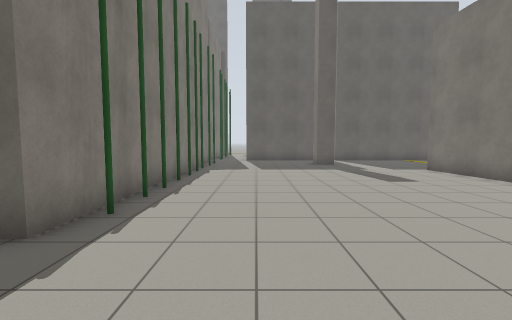
View 1 (above)

22 first-person views from a walk through a robot-simulator world made for Gazebo. The camera is 1.2 m above the floor, tilts 4° down and sees 90° across. The floor is counted in squares, 1 m on a side. Each view is taken from the middle of a square. On the plan, view 1 faces up. The plan holds only what a view shows up to about 12 squares ahead; the rest is blank. The place goes on beyond the plan.

View 2
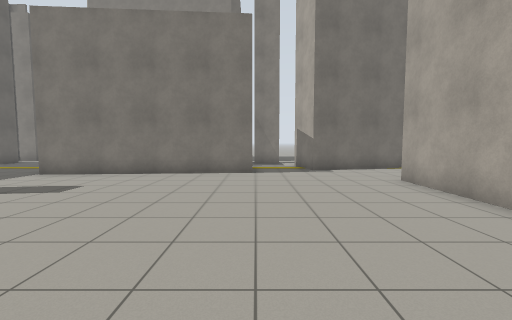

View 3
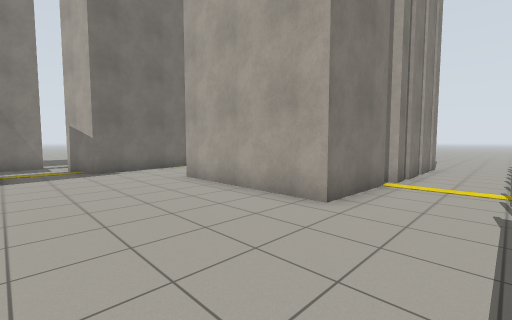

View 4
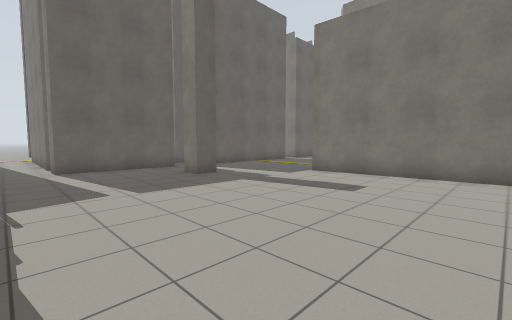

View 5
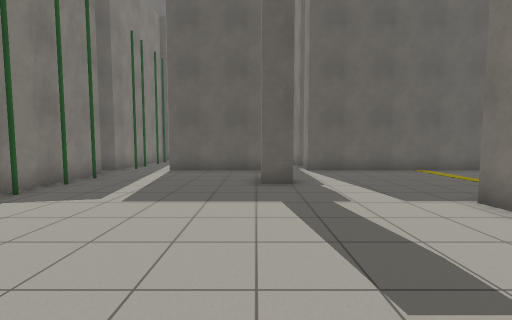

View 6
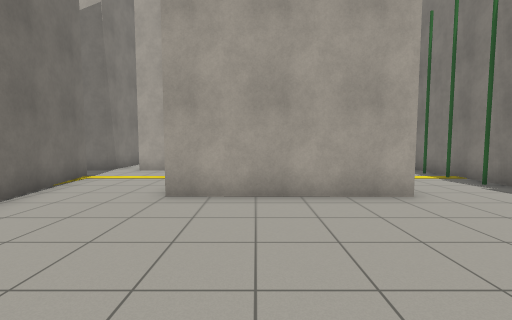

View 7
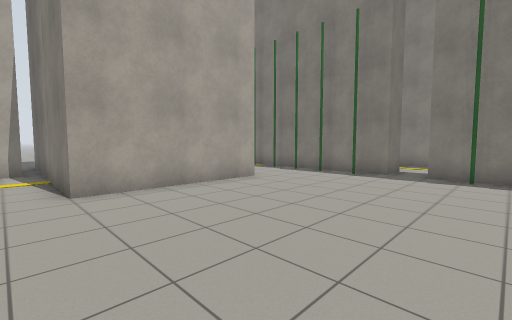

View 8
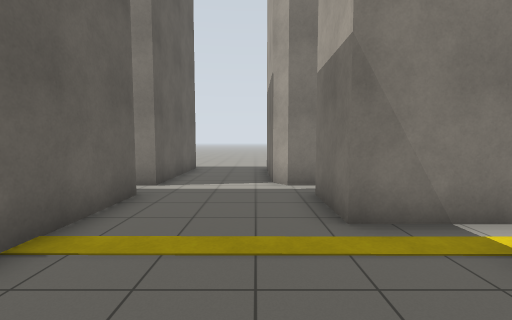

View 9
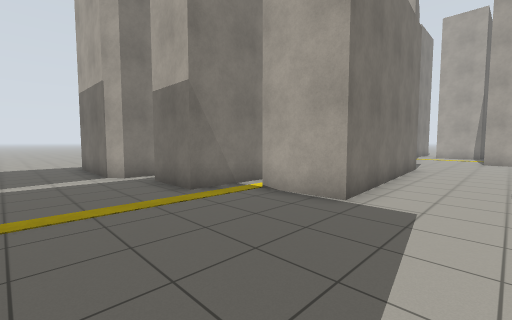

View 10
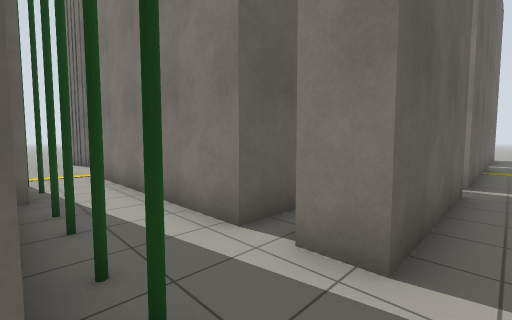

View 11
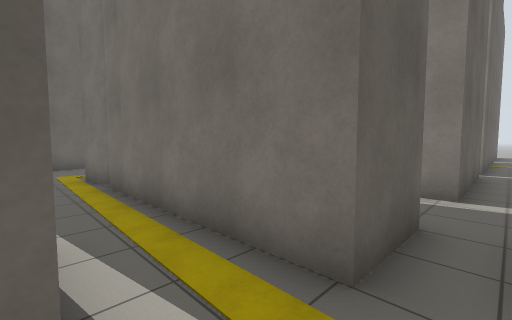

View 12
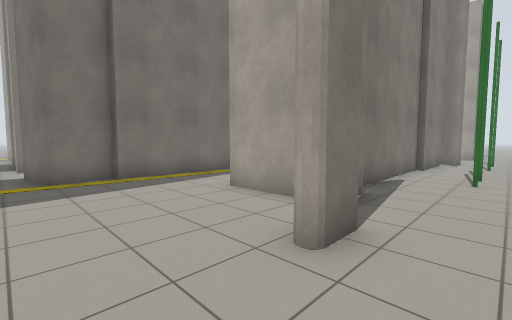

View 13
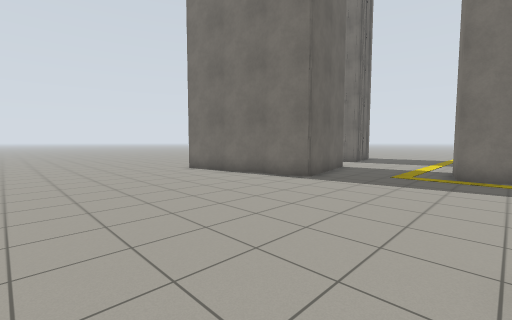

View 14
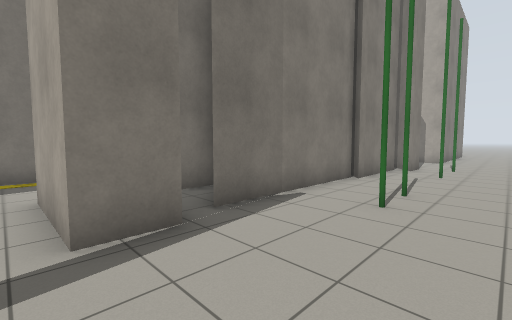

View 15
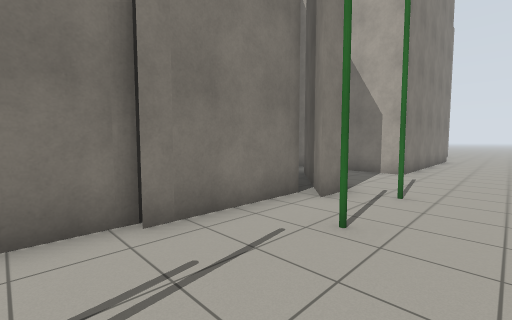

View 16
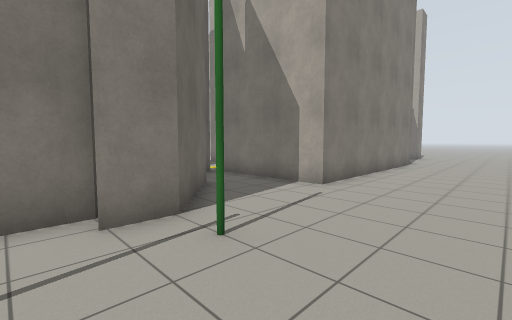

View 17
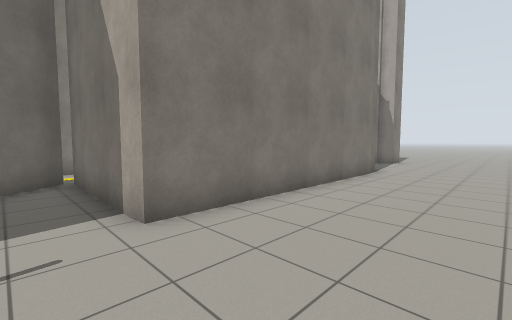

View 18
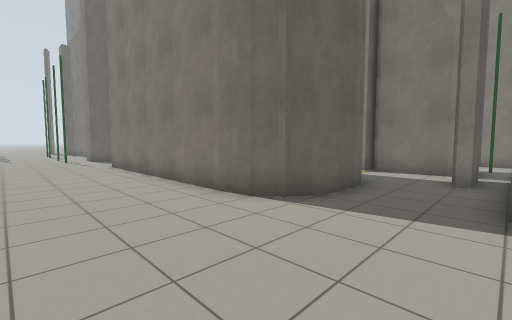

View 19
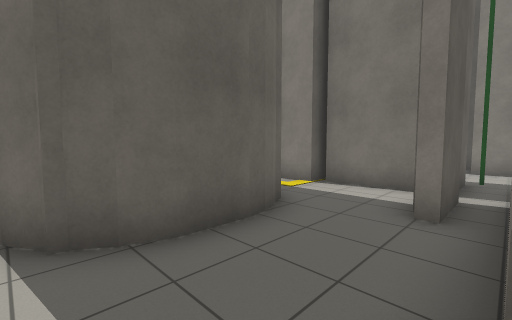

View 20
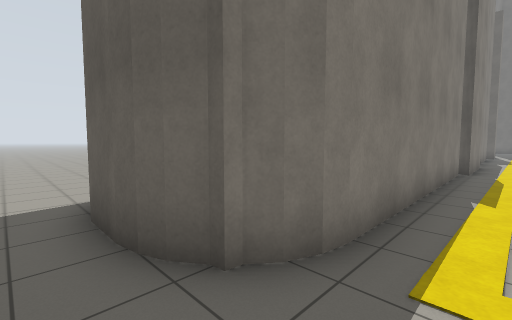

View 21
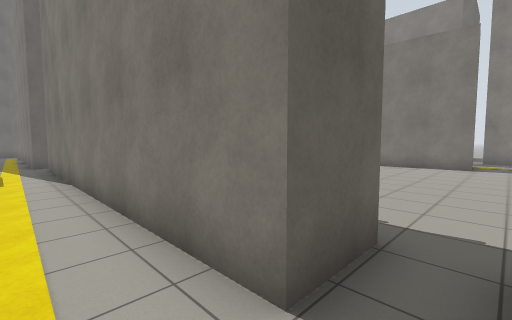

View 22
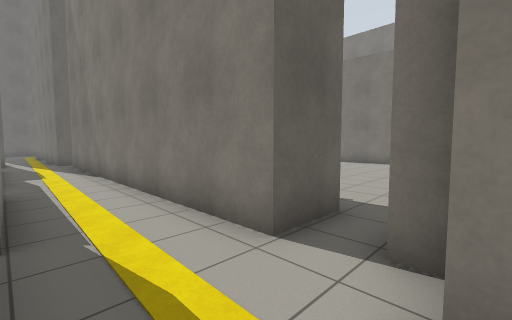

### Floor plan
Points are (right, up) in squares from view 1. A wall is a line through its corners. A room is listed if a view was taken in it or the views show most of it. See-through windows are left out.
Room 1 (views 1, 2, 3, 4, 5, 6, 7, 8, 9)
walls: (8, 3) (7.4, 11) (9.6, 11.2); (4.1, 13.3) (3.2, 13.3) (3.2, 14.3); (10.7, 9.9) (10.7, 12.6) (12.9, 12.6); (-2.8, 1.8) (-2.8, -5.1); (4.1, 16.7) (-0.6, 16.7) (-0.6, 17.8); (0.5, -4.6) (0.5, -1.5) (6, -1.6) (6, -4.6); (14, 12.1) (14, 13.1) (14.6, 13.5) (16.6, 13.5); (-2.8, 15.6) (-2.8, 3.1); (6, -5.6) (6, -9.5); (0.4, -5.9) (0.4, -5.2) (0.7, -5.2); (10, -5.1) (8.9, 0.6) (10.9, 1.1); (6.4, -6.8) (9, -6.8); (-2.8, -5.2) (-2.8, -6.4); (12.8, 16.7) (5.2, 16.7); (0.4, -7.4) (0.4, -6.2); (-2.8, 18.1) (-2.8, 16.8); (10.2, -6.8) (11.2, -6.9); (-2.8, -6.5) (-2.8, -7.1); (0.4, -9.2) (0.4, -7.9); (-2.9, -8.1) (-4, -8.1); (16.6, 16.7) (14, 16.7) (14, 17.3)
ways out: opening at (-3.5, 16) to room 2; opening at (-1.5, 17); opening at (10, 2); opening at (10.5, -6); opening at (13, 17); gap at (5, 17)
objects: green pole (-2, -8); green pole (-2, -6); green pole (-2, -5); green pole (-2, -3); green pole (-2, -2); green pole (-2, -1); green pole (-2, 1); green pole (-2, 4); green pole (-2, 6); green pole (-2, 7); green pole (-2, 8); green pole (-2, 9); green pole (-2, 11); green pole (-2, 12); green pole (-2, 13); green pole (-2, 14); green pole (-2, 17)
Room 2 (views 10, 11, 12, 13, 14, 15, 16, 17, 18, 19, 20, 21, 22)
walls: (-11.1, 13.5) (-11.2, 19.3); (-11.4, 9.9) (-11.4, 13.6); (-11.6, 20) (-11.6, 21.5) (-8.5, 21.5); (-7, 8.5) (-7, 4.8) (-8.2, 6.1); (-9.5, 6.6) (-12.2, 9) (-12.2, 10.3); (-12.6, 22.5) (-12.6, 23.5); (-2.8, 16.8) (-5, 16.8) (-5, 23.3); (-4.7, 23.3) (-5.2, 25.1); (-4.6, 3.1) (-4.6, 15.6); (-4.3, 1.3) (-4.3, 1.9); (-5.8, 29.2) (-7.5, 28.9) (-8.8, 34.5); (-12.2, -4) (-12.2, 4.6) (-7.3, 4.6) (-7.3, -4.4) (-7.6, -5.1); (-12.3, -4.6) (-12.3, -3.8); (-7.3, -4) (-7.4, -4.9) (-7.8, -5.4); (-12, -5) (-12.2, -4.5); (-11, -5.9) (-11.7, -5.5) (-12, -4.9); (-5.4, -4.8) (-5.4, -3.6); (-8, -5.6) (-8.6, -6) (-9.3, -6.1); (-8.4, -5.9) (-9, -6.1) (-10.5, -6.1) (-11.2, -5.8); (-4.9, -7.7) (-4.9, -4.9)
low walls: (-10.7, -9) (-6.4, -9)
ways out: opening at (-3.5, 16) to room 1; opening at (-5.3, 27)
objects: green pole (-13, 9); green pole (-13, 12); green pole (-13, 16); green pole (-13, 17)

Where each view was taken, in squares from view 1:
view 1: 0 up, 0 right, facing up
view 2: 3 up, 2 left, facing right
view 3: 3 up, 2 left, facing down-right
view 4: 5 up, 2 left, facing up-right
view 5: 6 up, 3 right, facing up
view 6: 4 up, 4 right, facing down
view 7: 5 up, 7 right, facing down-left
view 8: 14 up, 7 right, facing right
view 9: 16 up, 5 right, facing down-right
view 10: 16 up, 3 left, facing up-right
view 11: 16 up, 7 left, facing up-right
view 12: 26 up, 14 left, facing down-right
view 13: 24 up, 15 left, facing up-right
view 14: 22 up, 15 left, facing down-right
view 15: 15 up, 15 left, facing down-right
view 16: 11 up, 16 left, facing down-right
view 17: 6 up, 16 left, facing down-right
view 18: 9 down, 16 left, facing up-right
view 19: 9 down, 12 left, facing up-right
view 20: 7 down, 6 left, facing up-left
view 21: 2 up, 6 left, facing up-right
view 22: 1 up, 7 left, facing up-right
